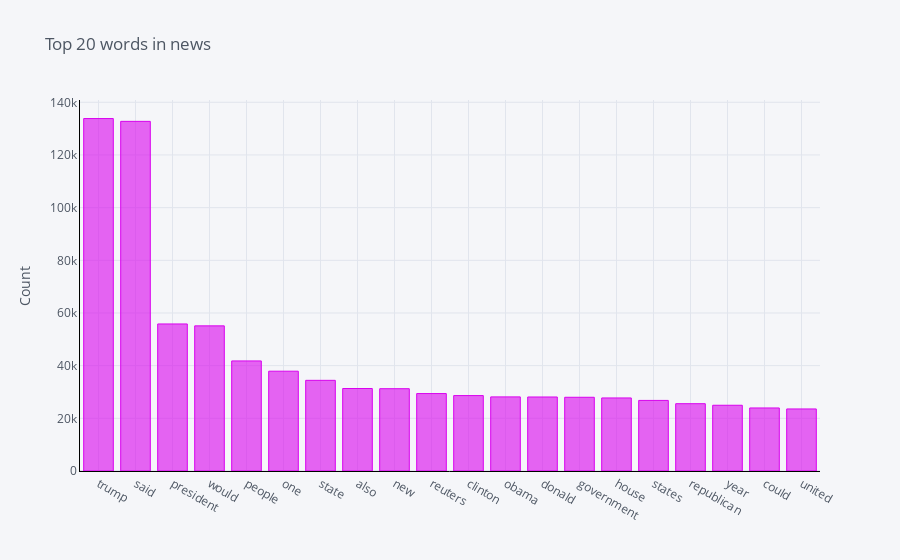

The notebook cell this image was saved under:
### Code cell
#Creating the dataframe of word and frequency
df1 = pd.DataFrame(common_words, columns = ['text','count'])

#Group by words and plot the sum

df1.groupby('text').sum()['count'].sort_values(ascending=False).iplot(
    kind='bar', yTitle='Count', linecolor='black', color="#d902ee",title='Top 20 words in news')

### Figure 1 — Plotly figure (JSON) as saved in the notebook; plotly's stock layout.template omitted (floating-point values rounded to 4 significant figures)
{"data": [{"marker": {"color": "rgba(217, 2, 238, 0.6)", "line": {"color": "rgba(217, 2, 238, 1.0)", "width": 1}}, "name": "count", "orientation": "v", "text": "", "type": "bar", "x": ["trump", "said", "president", "would", "people", "one", "state", "also", "new", "reuters", "clinton", "obama", "donald", "government", "house", "states", "republican", "year", "could", "united"], "y": [133835, 132771, 55837, 55111, 41798, 37895, 34425, 31329, 31251, 29403, 28639, 28145, 28104, 27995, 27738, 26802, 25559, 24965, 23939, 23561]}], "layout": {"legend": {"bgcolor": "#F5F6F9", "font": {"color": "#4D5663"}}, "paper_bgcolor": "#F5F6F9", "plot_bgcolor": "#F5F6F9", "title": {"font": {"color": "#4D5663"}, "text": "Top 20 words in news"}, "xaxis": {"gridcolor": "#E1E5ED", "linecolor": "black", "showgrid": true, "tickfont": {"color": "#4D5663"}, "title": {"font": {"color": "#4D5663"}, "text": ""}, "zerolinecolor": "#E1E5ED"}, "yaxis": {"gridcolor": "#E1E5ED", "linecolor": "black", "showgrid": true, "tickfont": {"color": "#4D5663"}, "title": {"font": {"color": "#4D5663"}, "text": "Count"}, "zerolinecolor": "#E1E5ED"}}}
